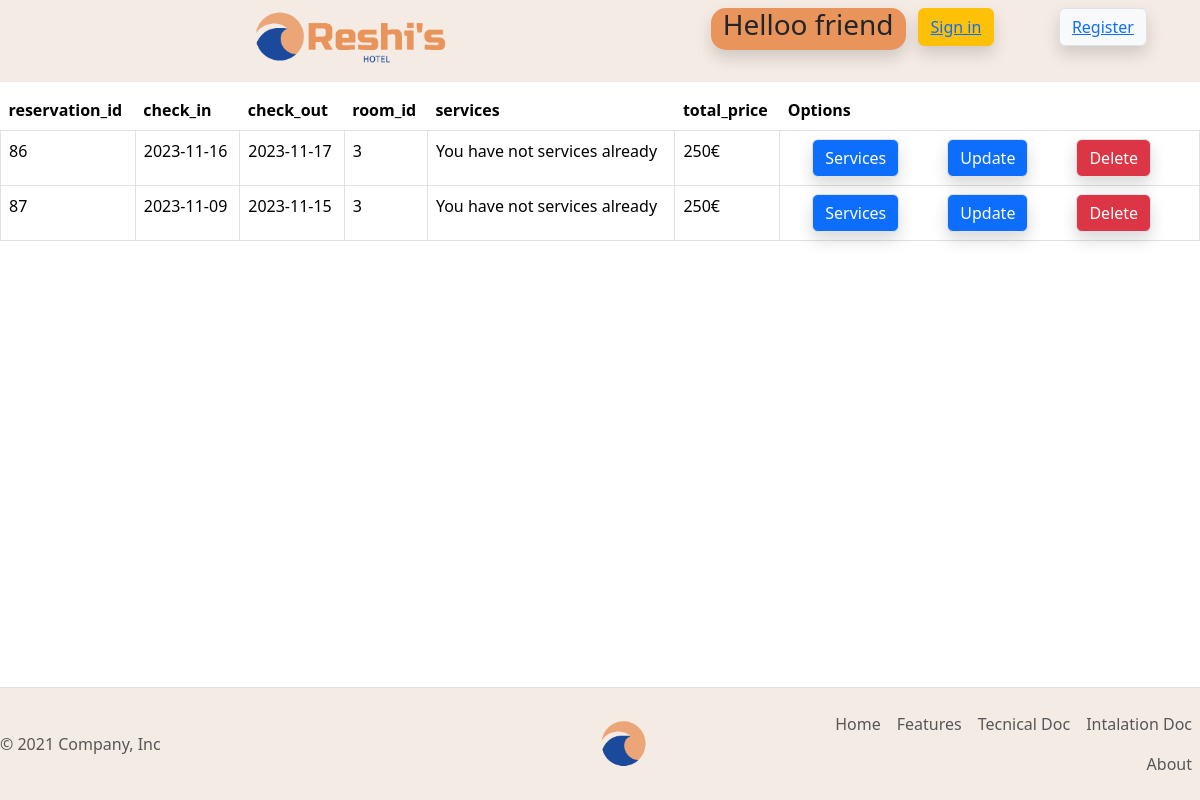
/db/reservations/db_reservation_select_all.php, run on an earlier commit of the app's database.
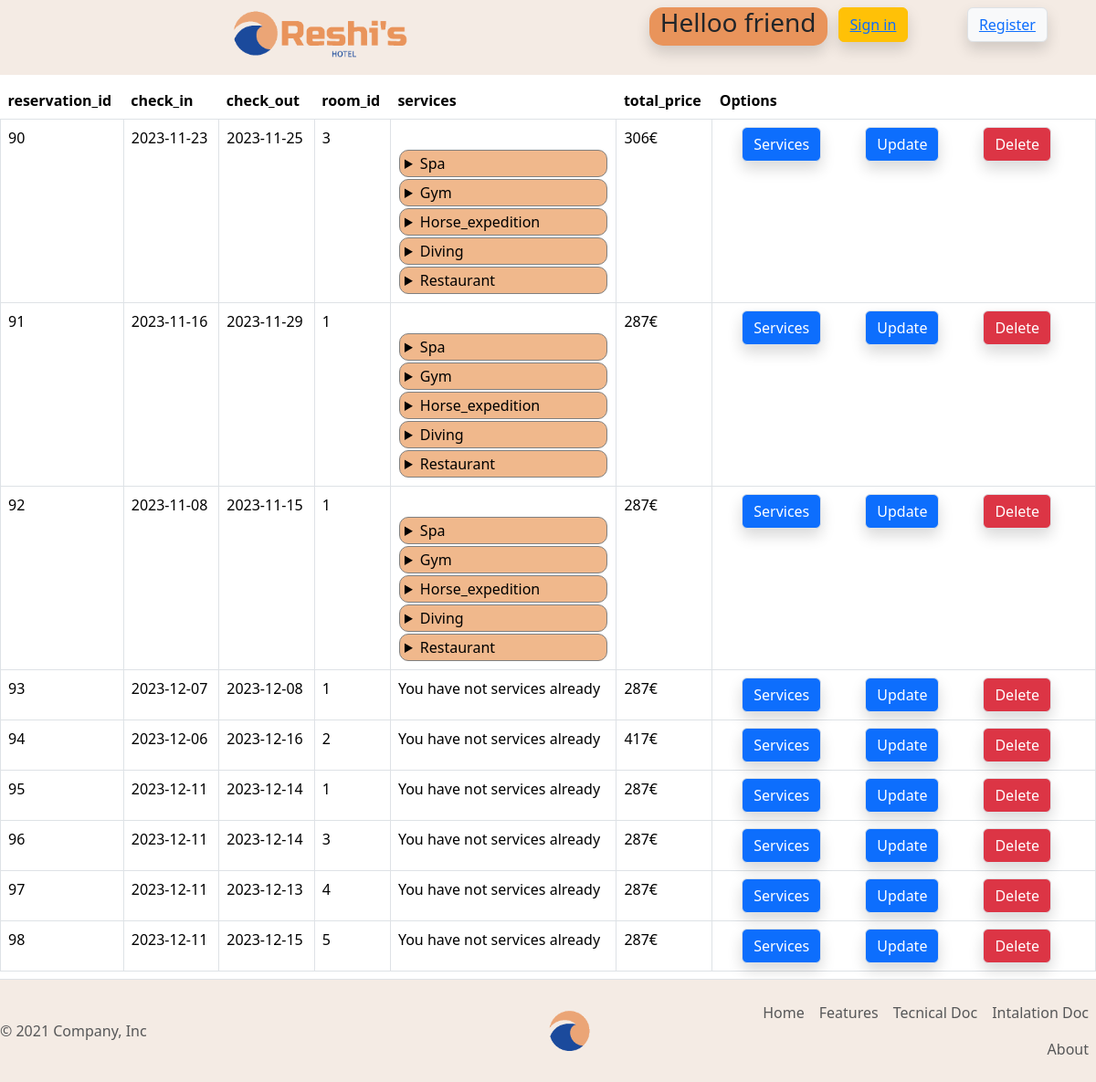
And on a later commit of the database.
### tables this page shows
CREATE TABLE IF NOT EXISTS `034_reservations` (
  `reservation_id` int(11) NOT NULL AUTO_INCREMENT,
  `id_client_master` int(11) NOT NULL,
  `id_clients` longtext DEFAULT NULL CHECK (json_valid(`id_clients`)),
  `check_in` date DEFAULT NULL,
  `check_out` date DEFAULT NULL,
  `room_id` int(11) DEFAULT NULL,
  `services` longtext DEFAULT NULL CHECK (json_valid(`services`)),
  `initial_price` decimal(10,3) DEFAULT NULL,
  `type_of_reservation` enum('check_in','check_out','canceled','absent','booked') DEFAULT NULL,
  PRIMARY KEY (`reservation_id`),
  KEY `id_client_master` (`id_client_master`),
  KEY `room_id` (`room_id`)
);

### db/reservations/db_reservation_select_all.php (the view, shortened to what this page needs)
<?php
include($_SERVER['DOCUMENT_ROOT'] . '/student034/dwes/header.php');
include($_SERVER['DOCUMENT_ROOT'] . '/student034/dwes/db/db_connection.php');
$sql = "
SELECT *FROM 034_reservations;";
$resultado = mysqli_query($conn, $sql);
$muestra = mysqli_fetch_all($resultado, MYSQLI_ASSOC);
?>
 <table class="table my-2">
    <tr>
      <td><strong>reservation_id</strong></td>
      <td><strong>check_in</strong></td>
      <td><strong>check_out</strong></td>
      <td><strong>room_id</strong></td>
      <td><strong>services</strong></td>
      <td><strong>total_price</strong></td>
      <td><strong>Options</strong></td>
    </tr>
    <?php
    foreach ($muestra as $reserva) {
    ?>
      <tr>
        <td class="border"><?php print_r($reserva['reservation_id']) ?></td>
        <td class="border"><?php print_r($reserva['check_in']) ?></td>
        <td class="border"><?php print_r($reserva['check_out']) ?></td>
        <td class="border"><?php print_r($reserva['room_id']) ?></td>
        <td class="border">
          <?php
            $extras = json_decode($reserva['services'], 1);
          if ($extras != null) {
            $services = array_keys($extras);
          $total_extras = [];
          echo '<br>';
          foreach ($services as $service) :
          ?><details>
              <summary id="btn_detalles">
                <?php
                echo $service;
                ?>
              </summary>
                <?php
                $total_extras[$service] = 0;
                for ($i = 0; $i < count($extras[$service]); $i++) :
                ?>
                <?php
                  $total_extras[$service] = $total_extras[$service] +   $extras[$service][$i]["Initial Price"];
                endfor;  ?>
            </details>
          <?php
          endforeach;
        }else{
        echo "You have not services already";
        $total_extras[] = 0;
        }?>
        </td>
        <td class="border"><?php print_r($reserva['initial_price'] + array_sum(array_values($total_extras)) . "€") ?></td>
        <td class="border">
          <div style="display: flex;">
            <?php
            include($_SERVER['DOCUMENT_ROOT'] . '/student034/dwes/forms/reservations/mini_form_reservation_service_update.php');
            ?>
            <?php include($_SERVER['DOCUMENT_ROOT'] . '/student034/dwes/forms/reservations/mini_form_reservation_update.php'); ?>
            <?php include($_SERVER['DOCUMENT_ROOT'] . '/student034/dwes/forms/reservations/mini_form_reservation_delete.php'); ?>
          </div>
        </td>
      </tr>
    <?php
    }
    ?>
  </table>
<?php include($_SERVER['DOCUMENT_ROOT'] . '/student034/dwes/footer.php');

### header.php (shortened to what this page needs)
<?php
$user_id = $_SESSION['user_id'] ?? 0;
$user = $_SESSION['user'] ?? 'friend';
?>
<!DOCTYPE html>
<html lang="en">
<head>
  <link rel="stylesheet" href="/student034/dwes/style.css">
  <link href="https://cdn.jsdelivr.net/npm/bootstrap@5.3.2/dist/css/bootstrap.min.css" rel="stylesheet">
</head>
<body>
  <header class=" p-2">
    <div class="container-fluid ">
      <div class="row">
        <div class="col-lg-7">
          <h1>
            <a href="/student034/dwes/index.php"><img src="/student034/dwes/imagenes/logo/logo_v4.PNG" alt="" width="200px">
            </a>
          </h1>
        </div>
        <div class="col-lg-5">
          <div class="row">
            <?php
            if ($user_id == 0) { ?>
              <div class="col-lg-12" id="wellcome">
                <div class="container">
                  <div class="row">
                    <div class="col-5 shadow" id="saludo_user">
                      <h3>Helloo <?php echo htmlspecialchars($user) ?></h3>
                    </div>
                    <div class="col-3">
                      <button class="btn btn-warning shadow"><a class="col my-3" href="/student034/dwes/forms/customers/form_customer_login.php">Sign in</a></button>
                    </div>
                    <div class="col-3 "><button class="btn btn-light mx-4 border shadow"><a href="/student034/dwes/forms/customers/form_customer_insert.php">Register</a></button></div>
                  </div>
                </div>
              </div>
            <?php
            }
            ?>
          </div>
        </div>
      </div>
    </div>
  </header>
  <main>

### forms/reservations/mini_form_reservation_service_update.php
<form action="/student034/dwes/forms/reservations/form_reservation_service_update.php" method="post">
  <input type="text" name="reservation_id" value="<?php print_r($reserva['reservation_id']) ?>" hidden>
  <input class="btn btn-primary mx-4 border shadow" type="submit" name="submit" value="Services">
</form>

### forms/reservations/mini_form_reservation_update.php (shortened to what this page needs)
<form action="/student034/dwes/forms/reservations/form_reservation_update.php" method="post">
  <input class="btn btn-primary mx-4 border shadow" type="submit" name="submit" value="Update">
</form>

### forms/reservations/mini_form_reservation_delete.php (shortened to what this page needs)
<form action="/student034/dwes/forms/reservations/form_reservation_delete.php" method="post">
  <input class="btn btn-danger mx-4 border shadow" type="submit" name="submit" value="Delete">
</form>

### footer.php (shortened to what this page needs)
</main>
<footer class="d-flex flex-wrap justify-content-between align-items-center py-3 mt-auto border-top">
  <p class="col-md-4 col-sm-6 mb-0 text-muted">© 2021 Company, Inc</p>
  <a href="/" class="col-md-4 col-sm-6 d-flex align-items-center justify-content-center mb-3 mb-md-0 me-md-auto link-dark text-decoration-none">
    <svg class="bi me-2" width="40" height="32"><img src="/student034/dwes/imagenes/logo/icono.png" alt="" srcset="" width="50px"></svg>
  </a>
  <ul class="nav col-md-4 col-sm-12 justify-content-end">
    <li class="nav-item"><a href="#" class="nav-link px-2 text-muted">Home</a></li>
    <li class="nav-item"><a href="#" class="nav-link px-2 text-muted">Features</a></li>
    <li class="nav-item"><a href="/student034/dwes/Docs/TecnicalDoc.html" class="nav-link px-2 text-muted">Tecnical Doc</a></li>
    <li class="nav-item"><a href="/student034/dwes/Docs/instalation.html" class="nav-link px-2 text-muted">Intalation Doc</a></li>
    <li class="nav-item"><a href="#" class="nav-link px-2 text-muted">About</a></li>
  </ul>
</footer>
</body>
</html>

### style.css (style rules this page uses)
header { background-color: #f4ebe4; }
h1 { text-align: center; }
a { color: black; text-decoration: none; }
body { background-image: url("./imagenes/hotel/paisaje.png"); backdrop-filter: blur(10px); display: flex; flex-direction: column; min-height: 100vh; }
#saludo_user { background-color: #e9945b; text-align: center; border-radius: 15px; width: auto; }
footer { margin-top: auto; width: 100%; background-color: #f4ebe4; }
#btn_detalles { width: auto; padding: 2px; margin: 1px; padding-left: 5px; background-color: #f0b88c; border-radius: 10px; border: 1px solid gray; font-size: bold; }

What changed in the data, as far as the page shows it:
removed 034_reservations: value "86 2023-11-16 2023-11-17 3 250€", shows "You have not services already"
removed 034_reservations: value "87 2023-11-09 2023-11-15 3 250€", shows "You have not services already"
added 034_reservations: value "90 2023-11-23 2023-11-25 3 306€", services "Spa", services "Gym", services "Horse_expedition", services "Diving", services "Restaurant"
added 034_reservations: value "91 2023-11-16 2023-11-29 1 287€", services "Spa", services "Gym", services "Horse_expedition", services "Diving", services "Restaurant"
added 034_reservations: value "92 2023-11-08 2023-11-15 1 287€", services "Spa", services "Gym", services "Horse_expedition", services "Diving", services "Restaurant"
added 034_reservations: value "93 2023-12-07 2023-12-08 1 287€", shows "You have not services already"
added 034_reservations: value "94 2023-12-06 2023-12-16 2 417€", shows "You have not services already"
added 034_reservations: value "95 2023-12-11 2023-12-14 1 287€", shows "You have not services already"
added 034_reservations: value "96 2023-12-11 2023-12-14 3 287€", shows "You have not services already"
added 034_reservations: value "97 2023-12-11 2023-12-13 4 287€", shows "You have not services already"
added 034_reservations: value "98 2023-12-11 2023-12-15 5 287€", shows "You have not services already"
